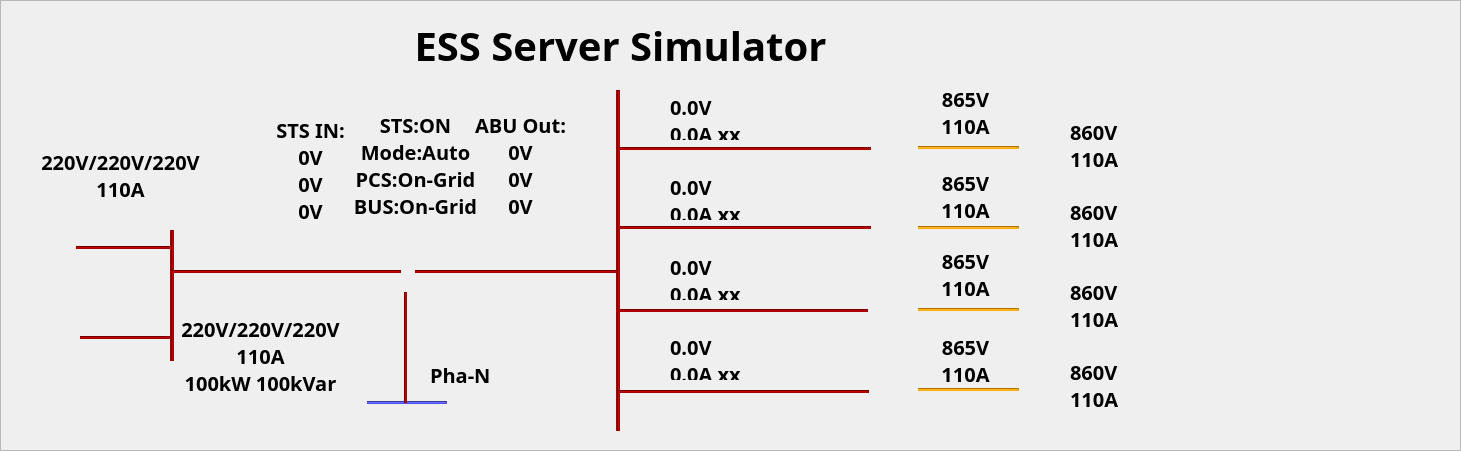
   <widget class="QFrame" name="frame_readinfo_2">
    <property name="geometry">
     <rect>
      <x>10</x>
      <y>0</y>
      <width>1461</width>
      <height>451</height>
     </rect>
    </property>
    <property name="font">
     <font>
      <family>黑体</family>
     </font>
    </property>
    <property name="styleSheet">
     <string notr="true">QFrame#frame_readinfo {
    border: 1px solid grey;
}
</string>
    </property>
    <property name="frameShape">
     <enum>QFrame::StyledPanel</enum>
    </property>
    <property name="frameShadow">
     <enum>QFrame::Raised</enum>
    </property>
    <widget class="QStackedWidget" name="stackedWidget">
     <property name="geometry">
      <rect>
       <x>10</x>
       <y>30</y>
       <width>1441</width>
       <height>411</height>
      </rect>
     </property>
     <property name="styleSheet">
      <string notr="true">/*background-color: #1F2852;
border:none;*/
</string>
     </property>
     <property name="currentIndex">
      <number>0</number>
     </property>
     <widget class="QWidget" name="subPage_HTonoffgridgraph">
      <widget class="Line" name="line_62">
       <property name="geometry">
        <rect>
         <x>405</x>
         <y>240</y>
         <width>201</width>
         <height>3</height>
        </rect>
       </property>
       <property name="styleSheet">
        <string notr="true">background-color: rgb(170, 0, 0);</string>
       </property>
       <property name="orientation">
        <enum>Qt::Horizontal</enum>
       </property>
      </widget>
      <widget class="QLabel" name="label_offgridload_meter_3">
       <property name="geometry">
        <rect>
         <x>180</x>
         <y>250</y>
         <width>41</width>
         <height>41</height>
        </rect>
       </property>
       <property name="styleSheet">
        <string notr="true">/*QLabel{
    border:3px solid rgb(154, 154, 154);
    border-radius: 5px;
    color:#000000;
    background-color:white;
    outline: none;
}*/</string>
       </property>
       <property name="text">
        <string/>
       </property>
       <property name="pixmap">
        <pixmap>images/meter_kwh.png</pixmap>
       </property>
      </widget>
      <widget class="QLabel" name="icon_pcs1_9">
       <property name="geometry">
        <rect>
         <x>860</x>
         <y>92</y>
         <width>51</width>
         <height>51</height>
        </rect>
       </property>
       <property name="text">
        <string/>
       </property>
       <property name="pixmap">
        <pixmap>images/AC DC.png</pixmap>
       </property>
      </widget>
      <widget class="QLabel" name="icon_bat4_ht">
       <property name="geometry">
        <rect>
         <x>1008</x>
         <y>333</y>
         <width>51</width>
         <height>51</height>
        </rect>
       </property>
       <property name="text">
        <string/>
       </property>
       <property name="textFormat">
        <enum>Qt::PlainText</enum>
       </property>
       <property name="pixmap">
        <pixmap>images/st_batt_percent/st_batt_100%.png</pixmap>
       </property>
      </widget>
      <widget class="QLabel" name="icon_offgrid_load_3">
       <property name="geometry">
        <rect>
         <x>0</x>
         <y>284</y>
         <width>75</width>
         <height>85</height>
        </rect>
       </property>
       <property name="text">
        <string/>
       </property>
       <property name="pixmap">
        <pixmap>images/ACload.png</pixmap>
       </property>
      </widget>
      <widget class="QLabel" name="icon_bat2_ht">
       <property name="geometry">
        <rect>
         <x>1008</x>
         <y>170</y>
         <width>51</width>
         <height>51</height>
        </rect>
       </property>
       <property name="text">
        <string/>
       </property>
       <property name="textFormat">
        <enum>Qt::PlainText</enum>
       </property>
       <property name="pixmap">
        <pixmap>images/st_batt_percent/st_batt_100%.png</pixmap>
       </property>
      </widget>
      <widget class="QLabel" name="icon_sts_3">
       <property name="geometry">
        <rect>
         <x>386</x>
         <y>220</y>
         <width>30</width>
         <height>48</height>
        </rect>
       </property>
       <property name="text">
        <string/>
       </property>
       <property name="pixmap">
        <pixmap>images/icon_Flash.png</pixmap>
       </property>
      </widget>
      <widget class="QLabel" name="icon_pcs1_10">
       <property name="geometry">
        <rect>
         <x>858</x>
         <y>254</y>
         <width>51</width>
         <height>51</height>
        </rect>
       </property>
       <property name="text">
        <string/>
       </property>
       <property name="pixmap">
        <pixmap>images/AC DC.png</pixmap>
       </property>
      </widget>
      <widget class="QLabel" name="icon_pcs1_11">
       <property name="geometry">
        <rect>
         <x>858</x>
         <y>334</y>
         <width>51</width>
         <height>51</height>
        </rect>
       </property>
       <property name="text">
        <string/>
       </property>
       <property name="pixmap">
        <pixmap>images/AC DC.png</pixmap>
       </property>
      </widget>
      <widget class="QLabel" name="icon_bat1_ht">
       <property name="geometry">
        <rect>
         <x>1008</x>
         <y>89</y>
         <width>51</width>
         <height>51</height>
        </rect>
       </property>
       <property name="text">
        <string/>
       </property>
       <property name="textFormat">
        <enum>Qt::PlainText</enum>
       </property>
       <property name="pixmap">
        <pixmap>images/st_batt_percent/st_batt_100%.png</pixmap>
       </property>
      </widget>
      <widget class="QLabel" name="text_ac_pcs1">
       <property name="geometry">
        <rect>
         <x>660</x>
         <y>70</y>
         <width>135</width>
         <height>40</height>
        </rect>
       </property>
       <property name="font">
        <font>
         <family>文泉驿微米黑</family>
         <pointsize>15</pointsize>
         <weight>75</weight>
         <bold>true</bold>
        </font>
       </property>
       <property name="styleSheet">
        <string notr="true">color: rgb(0, 0, 0);</string>
       </property>
       <property name="text">
        <string>0.0V
0.0A xx</string>
       </property>
       <property name="alignment">
        <set>Qt::AlignLeading|Qt::AlignLeft|Qt::AlignVCenter</set>
       </property>
      </widget>
      <widget class="QLabel" name="icon_ac_grid_3">
       <property name="geometry">
        <rect>
         <x>16</x>
         <y>198</y>
         <width>52</width>
         <height>49</height>
        </rect>
       </property>
       <property name="text">
        <string/>
       </property>
       <property name="pixmap">
        <pixmap>images/AC_flow.png</pixmap>
       </property>
      </widget>
      <widget class="QLabel" name="icon_pcs1_12">
       <property name="geometry">
        <rect>
         <x>860</x>
         <y>173</y>
         <width>51</width>
         <height>51</height>
        </rect>
       </property>
       <property name="text">
        <string/>
       </property>
       <property name="pixmap">
        <pixmap>images/AC DC.png</pixmap>
       </property>
      </widget>
      <widget class="Line" name="line_24">
       <property name="geometry">
        <rect>
         <x>606</x>
         <y>60</y>
         <width>4</width>
         <height>341</height>
        </rect>
       </property>
       <property name="styleSheet">
        <string notr="true">background-color: rgb(170, 0, 0);</string>
       </property>
       <property name="orientation">
        <enum>Qt::Vertical</enum>
       </property>
      </widget>
      <widget class="Line" name="line_63">
       <property name="geometry">
        <rect>
         <x>610</x>
         <y>117</y>
         <width>251</width>
         <height>3</height>
        </rect>
       </property>
       <property name="styleSheet">
        <string notr="true">background-color: rgb(170, 0, 0);</string>
       </property>
       <property name="orientation">
        <enum>Qt::Horizontal</enum>
       </property>
      </widget>
      <widget class="Line" name="line_25">
       <property name="geometry">
        <rect>
         <x>160</x>
         <y>200</y>
         <width>4</width>
         <height>131</height>
        </rect>
       </property>
       <property name="styleSheet">
        <string notr="true">background-color: rgb(170, 0, 0);</string>
       </property>
       <property name="orientation">
        <enum>Qt::Vertical</enum>
       </property>
      </widget>
      <widget class="Line" name="line_69">
       <property name="geometry">
        <rect>
         <x>70</x>
         <y>306</y>
         <width>90</width>
         <height>3</height>
        </rect>
       </property>
       <property name="styleSheet">
        <string notr="true">background-color: rgb(170, 0, 0);</string>
       </property>
       <property name="orientation">
        <enum>Qt::Horizontal</enum>
       </property>
      </widget>
      <widget class="Line" name="line_26">
       <property name="geometry">
        <rect>
         <x>908</x>
         <y>116</y>
         <width>101</width>
         <height>3</height>
        </rect>
       </property>
       <property name="styleSheet">
        <string notr="true">background-color: rgb(255, 170, 0);</string>
       </property>
       <property name="orientation">
        <enum>Qt::Horizontal</enum>
       </property>
      </widget>
      <widget class="QLabel" name="text">
       <property name="geometry">
        <rect>
         <x>170</x>
         <y>285</y>
         <width>161</width>
         <height>81</height>
        </rect>
       </property>
       <property name="font">
        <font>
         <family>文泉驿微米黑</family>
         <pointsize>15</pointsize>
         <weight>75</weight>
         <bold>true</bold>
        </font>
       </property>
       <property name="styleSheet">
        <string notr="true">color: rgb(0, 0, 0);</string>
       </property>
       <property name="text">
        <string>220V/220V/220V
110A
100kW 100kVar</string>
       </property>
       <property name="alignment">
        <set>Qt::AlignCenter</set>
       </property>
      </widget>
      <widget class="QLabel" name="text_cabinfo">
       <property name="geometry">
        <rect>
         <x>-10</x>
         <y>90</y>
         <width>241</width>
         <height>111</height>
        </rect>
       </property>
       <property name="font">
        <font>
         <family>文泉驿微米黑</family>
         <pointsize>15</pointsize>
         <weight>75</weight>
         <bold>true</bold>
        </font>
       </property>
       <property name="styleSheet">
        <string notr="true">color: rgb(0, 0, 0);</string>
       </property>
       <property name="text">
        <string>220V/220V/220V 
110A</string>
       </property>
       <property name="alignment">
        <set>Qt::AlignCenter</set>
       </property>
      </widget>
      <widget class="QLabel" name="text_battinfo1">
       <property name="geometry">
        <rect>
         <x>1060</x>
         <y>90</y>
         <width>221</width>
         <height>51</height>
        </rect>
       </property>
       <property name="font">
        <font>
         <family>文泉驿微米黑</family>
         <pointsize>15</pointsize>
         <weight>75</weight>
         <bold>true</bold>
        </font>
       </property>
       <property name="styleSheet">
        <string notr="true">color: rgb(0, 0, 0);</string>
       </property>
       <property name="text">
        <string>860V
110A</string>
       </property>
       <property name="alignment">
        <set>Qt::AlignLeading|Qt::AlignLeft|Qt::AlignVCenter</set>
       </property>
      </widget>
      <widget class="QLabel" name="text_dc_pcs1">
       <property name="geometry">
        <rect>
         <x>910</x>
         <y>52</y>
         <width>91</width>
         <height>61</height>
        </rect>
       </property>
       <property name="font">
        <font>
         <family>文泉驿微米黑</family>
         <pointsize>15</pointsize>
         <weight>75</weight>
         <bold>true</bold>
        </font>
       </property>
       <property name="styleSheet">
        <string notr="true">color: rgb(0, 0, 0);</string>
       </property>
       <property name="text">
        <string>865V
110A</string>
       </property>
       <property name="alignment">
        <set>Qt::AlignCenter</set>
       </property>
      </widget>
      <widget class="Line" name="line_70">
       <property name="geometry">
        <rect>
         <x>357</x>
         <y>371</y>
         <width>80</width>
         <height>3</height>
        </rect>
       </property>
       <property name="styleSheet">
        <string notr="true">background-color: rgb(81, 81, 243);</string>
       </property>
       <property name="orientation">
        <enum>Qt::Horizontal</enum>
       </property>
      </widget>
      <widget class="Line" name="line_27">
       <property name="geometry">
        <rect>
         <x>908</x>
         <y>196</y>
         <width>101</width>
         <height>3</height>
        </rect>
       </property>
       <property name="styleSheet">
        <string notr="true">background-color: rgb(255, 170, 0);</string>
       </property>
       <property name="orientation">
        <enum>Qt::Horizontal</enum>
       </property>
      </widget>
      <widget class="Line" name="line_28">
       <property name="geometry">
        <rect>
         <x>908</x>
         <y>278</y>
         <width>101</width>
         <height>3</height>
        </rect>
       </property>
       <property name="styleSheet">
        <string notr="true">background-color: rgb(255, 170, 0);</string>
       </property>
       <property name="orientation">
        <enum>Qt::Horizontal</enum>
       </property>
      </widget>
      <widget class="Line" name="line_29">
       <property name="geometry">
        <rect>
         <x>908</x>
         <y>358</y>
         <width>101</width>
         <height>3</height>
        </rect>
       </property>
       <property name="styleSheet">
        <string notr="true">background-color: rgb(255, 170, 0);</string>
       </property>
       <property name="orientation">
        <enum>Qt::Horizontal</enum>
       </property>
      </widget>
      <widget class="QLabel" name="icon_bat3_ht">
       <property name="geometry">
        <rect>
         <x>1008</x>
         <y>252</y>
         <width>51</width>
         <height>51</height>
        </rect>
       </property>
       <property name="text">
        <string/>
       </property>
       <property name="textFormat">
        <enum>Qt::PlainText</enum>
       </property>
       <property name="pixmap">
        <pixmap>images/st_batt_percent/st_batt_100%.png</pixmap>
       </property>
      </widget>
      <widget class="QLabel" name="icon_km4_ht">
       <property name="geometry">
        <rect>
         <x>472</x>
         <y>348</y>
         <width>30</width>
         <height>16</height>
        </rect>
       </property>
       <property name="text">
        <string/>
       </property>
      </widget>
      <widget class="Line" name="line_68">
       <property name="geometry">
        <rect>
         <x>160</x>
         <y>240</y>
         <width>231</width>
         <height>3</height>
        </rect>
       </property>
       <property name="styleSheet">
        <string notr="true">background-color: rgb(170, 0, 0);</string>
       </property>
       <property name="orientation">
        <enum>Qt::Horizontal</enum>
       </property>
      </widget>
      <widget class="QLabel" name="icon_di_ht">
       <property name="geometry">
        <rect>
         <x>96</x>
         <y>207</y>
         <width>30</width>
         <height>16</height>
        </rect>
       </property>
       <property name="text">
        <string/>
       </property>
      </widget>
      <widget class="Line" name="line_77">
       <property name="geometry">
        <rect>
         <x>66</x>
         <y>216</y>
         <width>96</width>
         <height>3</height>
        </rect>
       </property>
       <property name="styleSheet">
        <string notr="true">background-color: rgb(170, 0, 0);</string>
       </property>
       <property name="orientation">
        <enum>Qt::Horizontal</enum>
       </property>
      </widget>
      <widget class="Line" name="line_32">
       <property name="geometry">
        <rect>
         <x>394</x>
         <y>262</y>
         <width>3</width>
         <height>111</height>
        </rect>
       </property>
       <property name="styleSheet">
        <string notr="true">background-color: rgb(170, 0, 0);</string>
       </property>
       <property name="orientation">
        <enum>Qt::Vertical</enum>
       </property>
      </widget>
      <widget class="QLabel" name="text_battinfo2">
       <property name="geometry">
        <rect>
         <x>1060</x>
         <y>170</y>
         <width>221</width>
         <height>51</height>
        </rect>
       </property>
       <property name="font">
        <font>
         <family>文泉驿微米黑</family>
         <pointsize>15</pointsize>
         <weight>75</weight>
         <bold>true</bold>
        </font>
       </property>
       <property name="styleSheet">
        <string notr="true">color: rgb(0, 0, 0););</string>
       </property>
       <property name="text">
        <string>860V
110A</string>
       </property>
       <property name="alignment">
        <set>Qt::AlignLeading|Qt::AlignLeft|Qt::AlignVCenter</set>
       </property>
      </widget>
      <widget class="QLabel" name="text_battinfo3">
       <property name="geometry">
        <rect>
         <x>1060</x>
         <y>250</y>
         <width>221</width>
         <height>51</height>
        </rect>
       </property>
       <property name="font">
        <font>
         <family>文泉驿微米黑</family>
         <pointsize>15</pointsize>
         <weight>75</weight>
         <bold>true</bold>
        </font>
       </property>
       <property name="styleSheet">
        <string notr="true">color: rgb(0, 0, 0););</string>
       </property>
       <property name="text">
        <string>860V
110A</string>
       </property>
       <property name="alignment">
        <set>Qt::AlignLeading|Qt::AlignLeft|Qt::AlignVCenter</set>
       </property>
      </widget>
      <widget class="QLabel" name="text_battinfo4">
       <property name="geometry">
        <rect>
         <x>1060</x>
         <y>330</y>
         <width>221</width>
         <height>51</height>
        </rect>
       </property>
       <property name="font">
        <font>
         <family>文泉驿微米黑</family>
         <pointsize>15</pointsize>
         <weight>75</weight>
         <bold>true</bold>
        </font>
       </property>
       <property name="styleSheet">
        <string notr="true">color: rgb(0, 0, 0);</string>
       </property>
       <property name="text">
        <string>860V
110A</string>
       </property>
       <property name="alignment">
        <set>Qt::AlignLeading|Qt::AlignLeft|Qt::AlignVCenter</set>
       </property>
      </widget>
      <widget class="QLabel" name="text_dc_pcs2">
       <property name="geometry">
        <rect>
         <x>910</x>
         <y>136</y>
         <width>91</width>
         <height>61</height>
        </rect>
       </property>
       <property name="font">
        <font>
         <family>文泉驿微米黑</family>
         <pointsize>15</pointsize>
         <weight>75</weight>
         <bold>true</bold>
        </font>
       </property>
       <property name="styleSheet">
        <string notr="true">color: rgb(0, 0, 0);</string>
       </property>
       <property name="text">
        <string>865V
110A</string>
       </property>
       <property name="alignment">
        <set>Qt::AlignCenter</set>
       </property>
      </widget>
      <widget class="QLabel" name="text_dc_pcs3">
       <property name="geometry">
        <rect>
         <x>910</x>
         <y>214</y>
         <width>91</width>
         <height>61</height>
        </rect>
       </property>
       <property name="font">
        <font>
         <family>文泉驿微米黑</family>
         <pointsize>15</pointsize>
         <weight>75</weight>
         <bold>true</bold>
        </font>
       </property>
       <property name="styleSheet">
        <string notr="true">color: rgb(0, 0, 0);</string>
       </property>
       <property name="text">
        <string>865V
110A</string>
       </property>
       <property name="alignment">
        <set>Qt::AlignCenter</set>
       </property>
      </widget>
      <widget class="QLabel" name="text_dc_pcs4">
       <property name="geometry">
        <rect>
         <x>910</x>
         <y>300</y>
         <width>91</width>
         <height>61</height>
        </rect>
       </property>
       <property name="font">
        <font>
         <family>文泉驿微米黑</family>
         <pointsize>15</pointsize>
         <weight>75</weight>
         <bold>true</bold>
        </font>
       </property>
       <property name="styleSheet">
        <string notr="true">color: rgb(0, 0, 0);</string>
       </property>
       <property name="text">
        <string>865V
110A</string>
       </property>
       <property name="alignment">
        <set>Qt::AlignCenter</set>
       </property>
      </widget>
      <widget class="QLabel" name="text_ac_pcs2">
       <property name="geometry">
        <rect>
         <x>660</x>
         <y>150</y>
         <width>135</width>
         <height>40</height>
        </rect>
       </property>
       <property name="font">
        <font>
         <family>文泉驿微米黑</family>
         <pointsize>15</pointsize>
         <weight>75</weight>
         <bold>true</bold>
        </font>
       </property>
       <property name="styleSheet">
        <string notr="true">color: rgb(0, 0, 0);</string>
       </property>
       <property name="text">
        <string>0.0V
0.0A xx</string>
       </property>
       <property name="alignment">
        <set>Qt::AlignLeading|Qt::AlignLeft|Qt::AlignVCenter</set>
       </property>
      </widget>
      <widget class="QLabel" name="text_ac_pcs3">
       <property name="geometry">
        <rect>
         <x>660</x>
         <y>230</y>
         <width>135</width>
         <height>40</height>
        </rect>
       </property>
       <property name="font">
        <font>
         <family>文泉驿微米黑</family>
         <pointsize>15</pointsize>
         <weight>75</weight>
         <bold>true</bold>
        </font>
       </property>
       <property name="styleSheet">
        <string notr="true">color: rgb(0, 0, 0);</string>
       </property>
       <property name="text">
        <string>0.0V
0.0A xx</string>
       </property>
       <property name="alignment">
        <set>Qt::AlignLeading|Qt::AlignLeft|Qt::AlignVCenter</set>
       </property>
      </widget>
      <widget class="QLabel" name="text_ac_pcs4">
       <property name="geometry">
        <rect>
         <x>660</x>
         <y>310</y>
         <width>135</width>
         <height>40</height>
        </rect>
       </property>
       <property name="font">
        <font>
         <family>文泉驿微米黑</family>
         <pointsize>15</pointsize>
         <weight>75</weight>
         <bold>true</bold>
        </font>
       </property>
       <property name="styleSheet">
        <string notr="true">color: rgb(0, 0, 0);</string>
       </property>
       <property name="text">
        <string>0.0V
0.0A xx</string>
       </property>
       <property name="alignment">
        <set>Qt::AlignLeading|Qt::AlignLeft|Qt::AlignVCenter</set>
       </property>
      </widget>
      <widget class="QLabel" name="text_sts_status_ht">
       <property name="geometry">
        <rect>
         <x>330</x>
         <y>80</y>
         <width>151</width>
         <height>111</height>
        </rect>
       </property>
       <property name="font">
        <font>
         <family>文泉驿微米黑</family>
         <pointsize>15</pointsize>
         <weight>75</weight>
         <bold>true</bold>
        </font>
       </property>
       <property name="styleSheet">
        <string notr="true">color: rgb(0, 0, 0);</string>
       </property>
       <property name="text">
        <string>STS:ON 
Mode:Auto
PCS:On-Grid 
BUS:On-Grid</string>
       </property>
       <property name="alignment">
        <set>Qt::AlignCenter</set>
       </property>
      </widget>
      <widget class="QLabel" name="text_sts_ouputvolt_ht">
       <property name="geometry">
        <rect>
         <x>450</x>
         <y>80</y>
         <width>121</width>
         <height>111</height>
        </rect>
       </property>
       <property name="font">
        <font>
         <family>文泉驿微米黑</family>
         <pointsize>15</pointsize>
         <weight>75</weight>
         <bold>true</bold>
        </font>
       </property>
       <property name="styleSheet">
        <string notr="true">color: rgb(0, 0, 0);</string>
       </property>
       <property name="text">
        <string>ABU Out:
0V
0V
0V</string>
       </property>
       <property name="alignment">
        <set>Qt::AlignCenter</set>
       </property>
      </widget>
      <widget class="QLabel" name="text_sts_gridvolt_ht">
       <property name="geometry">
        <rect>
         <x>250</x>
         <y>80</y>
         <width>101</width>
         <height>121</height>
        </rect>
       </property>
       <property name="font">
        <font>
         <family>文泉驿微米黑</family>
         <pointsize>15</pointsize>
         <weight>75</weight>
         <bold>true</bold>
        </font>
       </property>
       <property name="styleSheet">
        <string notr="true">color: rgb(0, 0, 0);</string>
       </property>
       <property name="text">
        <string>STS IN:
0V
0V
0V</string>
       </property>
       <property name="alignment">
        <set>Qt::AlignCenter</set>
       </property>
      </widget>
      <widget class="QLabel" name="label_offgridload_meter_4">
       <property name="geometry">
        <rect>
         <x>-10</x>
         <y>50</y>
         <width>41</width>
         <height>41</height>
        </rect>
       </property>
       <property name="styleSheet">
        <string notr="true">/*QLabel{
    border:3px solid rgb(154, 154, 154);
    border-radius: 5px;
    color:#000000;
    background-color:white;
    outline: none;
}*/</string>
       </property>
       <property name="text">
        <string/>
       </property>
       <property name="pixmap">
        <pixmap>images/meter_kwh.png</pixmap>
       </property>
      </widget>
      <widget class="QLabel" name="label_phase_n">
       <property name="geometry">
        <rect>
         <x>420</x>
         <y>330</y>
         <width>69</width>
         <height>30</height>
        </rect>
       </property>
       <property name="font">
        <font>
         <family>文泉驿微米黑</family>
         <pointsize>15</pointsize>
         <weight>75</weight>
         <bold>true</bold>
        </font>
       </property>
       <property name="styleSheet">
        <string notr="true">color: rgb(0, 0, 0);</string>
       </property>
       <property name="text">
        <string>Pha-N</string>
       </property>
       <property name="alignment">
        <set>Qt::AlignLeading|Qt::AlignLeft|Qt::AlignVCenter</set>
       </property>
      </widget>
      <widget class="QLabel" name="label_serverip_5">
       <property name="geometry">
        <rect>
         <x>380</x>
         <y>-10</y>
         <width>461</width>
         <height>51</height>
        </rect>
       </property>
       <property name="font">
        <font>
         <family>黑体</family>
         <pointsize>30</pointsize>
         <weight>75</weight>
         <bold>true</bold>
        </font>
       </property>
       <property name="styleSheet">
        <string notr="true">color: rgb(0, 0, 0)</string>
       </property>
       <property name="text">
        <string>ESS Server Simulator</string>
       </property>
       <property name="alignment">
        <set>Qt::AlignCenter</set>
       </property>
      </widget>
      <widget class="Line" name="line_67">
       <property name="geometry">
        <rect>
         <x>610</x>
         <y>196</y>
         <width>251</width>
         <height>3</height>
        </rect>
       </property>
       <property name="styleSheet">
        <string notr="true">background-color: rgb(170, 0, 0);</string>
       </property>
       <property name="orientation">
        <enum>Qt::Horizontal</enum>
       </property>
      </widget>
      <widget class="Line" name="line_71">
       <property name="geometry">
        <rect>
         <x>607</x>
         <y>279</y>
         <width>251</width>
         <height>3</height>
        </rect>
       </property>
       <property name="styleSheet">
        <string notr="true">background-color: rgb(170, 0, 0);</string>
       </property>
       <property name="orientation">
        <enum>Qt::Horizontal</enum>
       </property>
      </widget>
      <widget class="Line" name="line_72">
       <property name="geometry">
        <rect>
         <x>608</x>
         <y>360</y>
         <width>251</width>
         <height>3</height>
        </rect>
       </property>
       <property name="styleSheet">
        <string notr="true">background-color: rgb(170, 0, 0);</string>
       </property>
       <property name="orientation">
        <enum>Qt::Horizontal</enum>
       </property>
      </widget>
     </widget>
    </widget>
   </widget>
